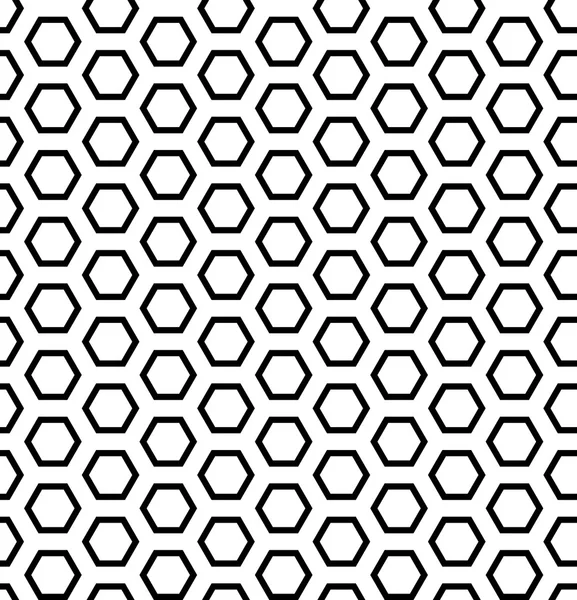
#> input picture image/back.jpg, 577 x 600 px; its folder holds only this picture in this run
$ python -i utils.py   (imports and definitions only)   (older library calls are emulated)
#> lines starting #> are read from the running program, lines starting #| are printed output that depends on the picture
#> further down, picture is the input picture: shape (600, 577, 3); mean B, G, R 192.7, 192.6, 192.7
import numpy as np
import cv2
import glob
import math
import os
from skimage.exposure import rescale_intensity

# ２乗距離
def sqdist(X, Y):
    distance = np.sum((X[:, np.newaxis]-Y) ** 2, axis=-1)
    return distance

# 画像を一列にして行列を生成する
# [113 lines left out: functions createMatrix, get_data, get_data_edge, hamming_dis, not called in this run]

# 量子化誤差
def quantization_error(feature, binary_feature):
    dis = np.sqrt(np.sum((feature-binary_feature) ** 2))
    return dis

# ラベルごとのバウンディングヴボックス
# [232 lines left out: functions rectangle, nms_all, nms_general, nms_correction, nms, not called in this run]

# ガウスカーネル, カーネルトリックに使用
def gaussian_kernel(X, X_anchor, sigma):
     kernel = np.exp(-sqdist(X, X_anchor) / (2*sigma*sigma))
     return kernel

# エッジ抽出，ガウスカーネルをしてsobelフィルタ適用
def edge_img(gray_img):
    gray_img = cv2.cvtColor(gray_img, cv2.COLOR_BGR2GRAY)

    sigma = 1
    kernel_size = 5
    blur = cv2.GaussianBlur(gray_img, (kernel_size, kernel_size), sigma)
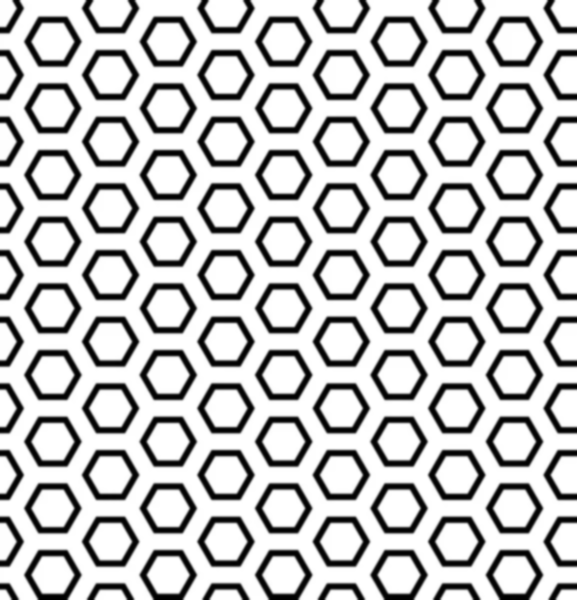
#> blur: shape (600, 577); min 0, max 255, mean 192.7

    # canny = cv2.Canny(blur, threshold1=30, threshold2=100)

    sobel_x = cv2.Sobel(blur, cv2.CV_64F, 1, 0, ksize=5)
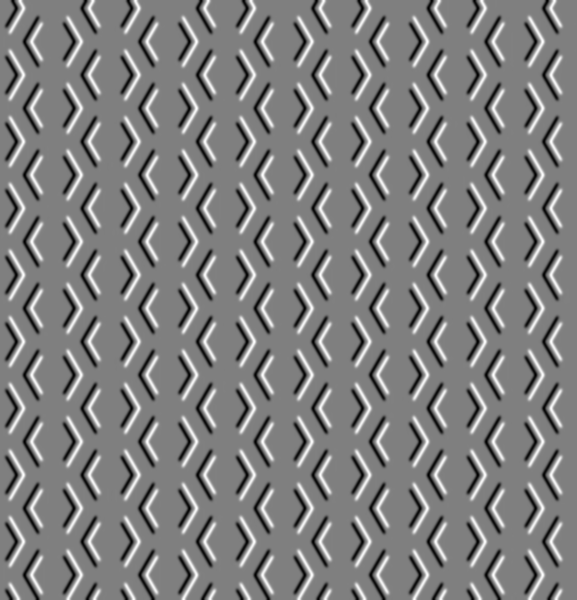
#> sobel_x: shape (600, 577) float64; min -8753, max 8735, mean 0.1; drawn with min black and max white
    sobel_y = cv2.Sobel(blur, cv2.CV_64F, 0, 1, ksize=5)
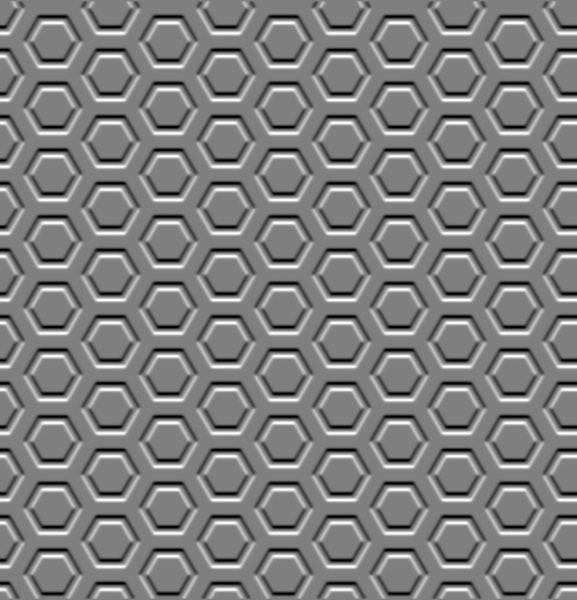
#> sobel_y: shape (600, 577) float64; min -9136, max 9128, mean -14.4; drawn with min black and max white

    #sobel_x = cv2.convertScaleAbs(sobel_x)
    #sobel_y = cv2.convertScaleAbs(sobel_y)

    sobel_combined = cv2.addWeighted(sobel_x, 0.5, sobel_y, 0.5, 0)
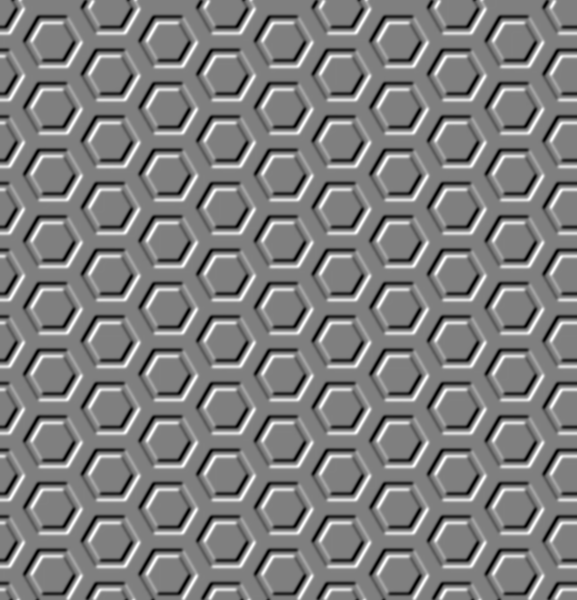
#> sobel_combined: shape (600, 577) float64; min -6299, max 6294, mean -7.2; drawn with min black and max white

    return sobel_x, sobel_y, sobel_combined

# [97 lines left out: functions edge_gauss, correction_factor, time_calculation, add_data, add_edge_data, not called in this run]

>>> import cv2
>>> picture = cv2.imread('image/back.jpg')
>>> result = edge_img(picture)
